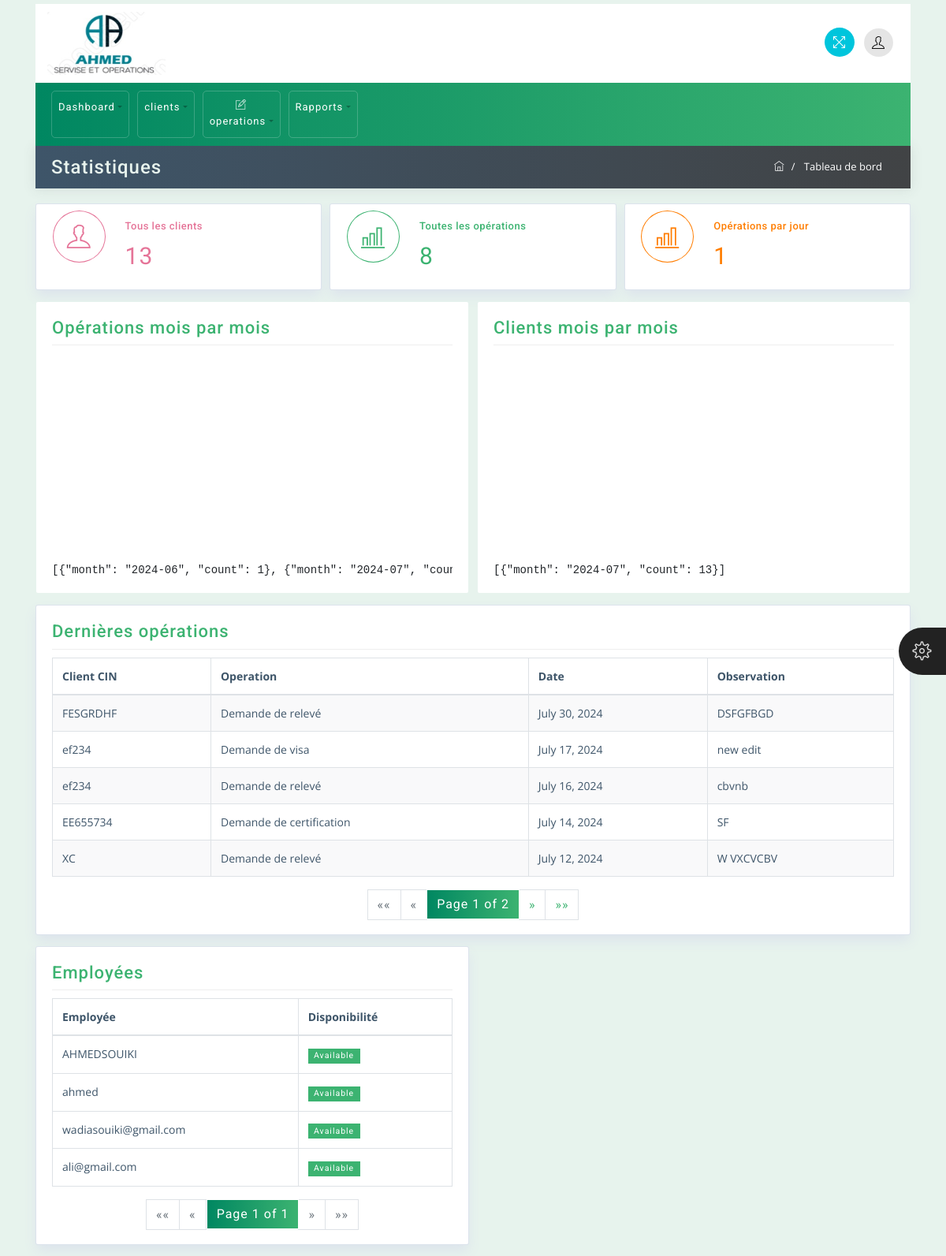
/dashboard/, run on the app's committed database.
### employe/models.py (models this page shows, shortened)
class Operation(models.Model):
    client_id = models.CharField(max_length=100)
    operation = models.CharField(max_length=100)
    operation_date = models.DateField(default=timezone.now)
    observation = models.TextField()
    piece_jointe = models.FileField(upload_to='piece_jointe/')
    confirmed = models.BooleanField(default=False)

class Employee(models.Model):
    user = models.OneToOneField(User, on_delete=models.CASCADE)
    profile_picture = models.ImageField(blank=True, null=True)

### employe/views.py (the view)
# urls.py: path('dashboard/', views.DashboardView.as_view(), name='base'),
class DashboardView(TemplateView):
    template_name = 'dashboard.html'
    def get_context_data(self, **kwargs):
        context = super().get_context_data(**kwargs)
        operations_list = Operation.objects.order_by('-operation_date')
        paginator_operations = Paginator(operations_list, 5)  # Show 5 operations per page
        page_number_operations = self.request.GET.get('page_operations')
        page_obj_operations = paginator_operations.get_page(page_number_operations)
        context['page_obj_operations'] = page_obj_operations
        employees_list = Employee.objects.all()
        paginator_employees = Paginator(employees_list, 10)  # Show 10 employees per page
        page_number_employees = self.request.GET.get('page_employees')
        page_obj_employees = paginator_employees.get_page(page_number_employees)
        context['page_obj_employees'] = page_obj_employees
        context['clients_count'] = Client.objects.count()
        total_operations = Operation.objects.count()
        operations_per_day = Operation.objects.filter(operation_date=timezone.now().date()).count()
        operations_by_month = Operation.objects.extra(select={'month': "strftime('%Y-%m', operation_date)"}).values('month').annotate(count=Count('id')).order_by('month')
        operations_by_month = list(operations_by_month)
        context['operations_by_month'] = json.dumps(operations_by_month)
        clients_by_month = Client.objects.extra(select={'month': "strftime('%Y-%m', created_date)"}).values('month').annotate(count=Count('id')).order_by('month')
        clients_by_month = list(clients_by_month)
        context['clients_by_month'] = json.dumps(clients_by_month)
        context['total_operations'] = total_operations
        context['operations_per_day'] = operations_per_day
        return context

### employe/templates/dashboard.html (shortened to what this page needs)
{% extends 'base.html' %}
{% block content %}
<div class="container mt-0">
    <div class="row breadcrumb-bar">
        <div class="col-md-6">
            <h3 class="block-title">Statistiques
            </h3>
        </div>
        <div class="col-md-6">
            <ol class="breadcrumb">
                <li class="breadcrumb-item">
                    <a href="{% url 'employe:base' %}">
                        <span class="ti-home"></span>
                    </a>
                </li>
                <li class="breadcrumb-item active">
                    Tableau de bord</li>
            </ol>
        </div>
    </div>
</div>
<div class="container home">
    <div class="row">
        <div class="col-md-4">
            <div class="widget-area proclinic-box-shadow color-red">
                <div class="widget-left">
                    <span class="ti-user"></span>
                </div>
                <div class="widget-right">
                    <h4 class="wiget-title">Tous les clients
                    </h4>
                    <span class="numeric color-red">{{ clients_count }}</span>
                </div>
            </div>
        </div>
        <div class="col-md-4">
            <div class="widget-area proclinic-box-shadow color-green">
                <div class="widget-left">
                    <span class="ti-bar-chart"></span>
                </div>
                <div class="widget-right">
                    <h4 class="wiget-title">Toutes les opérations
                    </h4>
                    <span class="numeric color-green">{{ total_operations }}</span>
                </div>
            </div>
        </div>
        <div class="col-md-4">
            <div class="widget-area proclinic-box-shadow color-yellow">
                <div class="widget-left">
                    <span class="ti-bar-chart"></span>
                </div>
                <div class="widget-right">
                    <h4 class="wiget-title">Opérations par jour
                    </h4>
                    <span class="numeric color-yellow">{{ operations_per_day }}</span>
                </div>
            </div>
        </div>
    </div>
    <div class="row">
        <div class="col-md-6">
            <div class="widget-area-2">
                <h3 class="widget-title">Opérations mois par mois</h3>
                <div id="lineMorris" class="chart-home"></div>
                <pre id="operations-data" style="display:none;">{{ operations_by_month|safe }}</pre>
            </div>
        </div>
        <div class="col-md-6">
            <div class="widget-area-2">
                <h3 class="widget-title">Clients mois par mois</h3>
                <div id="barMorris" class="chart-home"></div>
                <pre id="clients-data" style="display:none;">{{ clients_by_month|safe }}</pre>
            </div>
        </div>
    </div>
    <div class="row">
        <div class="col-md-12">
            <div class="widget-area-2 proclinic-box-shadow">
                <h3 class="widget-title">Dernières opérations
                </h3>
                <div class="table-responsive">
                    <table class="table table-bordered table-striped">
                        <thead>
                            <tr>
                                <th>Client CIN</th>
                                <th>Operation</th>
                                <th>Date</th>
                                <th>Observation</th>
                            </tr>
                        </thead>
                        <tbody>
                            {% for operation in page_obj_operations %}
                            <tr>
                                <td>{{ operation.client_id }}</td>
                                <td>{{ operation.operation }}</td>
                                <td>{{ operation.operation_date }}</td>
                                <td>{{ operation.observation }}</td>
                            </tr>
                            {% endfor %}
                        </tbody>
                    </table>
                    <nav aria-label="Page navigation">
                        <ul class="pagination justify-content-center">
                            {% if page_obj_operations.has_previous %}
                                <li class="page-item">
                                    <a class="page-link" href="?page_operations=1" aria-label="First">
                                        <span aria-hidden="true">&laquo;&laquo;</span>
                                        <span class="sr-only">First</span>
                                    </a>
                                </li>
                                <li class="page-item">
                                    <a class="page-link" href="?page_operations={{ page_obj_operations.previous_page_number }}" aria-label="Previous">
                                        <span aria-hidden="true">&laquo;</span>
                                        <span class="sr-only">Previous</span>
                                    </a>
                                </li>
                            {% else %}
                                <li class="page-item disabled">
                                    <a class="page-link" href="#" aria-label="First">
                                        <span aria-hidden="true">&laquo;&laquo;</span>
                                    </a>
                                </li>
                                <li class="page-item disabled">
                                    <a class="page-link" href="#" aria-label="Previous">
                                        <span aria-hidden="true">&laquo;</span>
                                    </a>
                                </li>
                            {% endif %}
                            <li class="page-item active"><span class="page-link">Page {{ page_obj_operations.number }} of {{ page_obj_operations.paginator.num_pages }}</span></li>
                            {% if page_obj_operations.has_next %}
                                <li class="page-item">
                                    <a class="page-link" href="?page_operations={{ page_obj_operations.next_page_number }}" aria-label="Next">
                                        <span aria-hidden="true">&raquo;</span>
                                    </a>
                                </li>
                                <li class="page-item">
                                    <a class="page-link" href="?page_operations={{ page_obj_operations.paginator.num_pages }}" aria-label="Last">
                                        <span aria-hidden="true">&raquo;&raquo;</span>
                                    </a>
                                </li>
                            {% endif %}
                        </ul>
                    </nav>
                </div>
            </div>
        </div>
    </div>
    <div class="row">
        <div class="col-md-6">
            <div class="widget-area-2 progress-status proclinic-box-shadow">
                <h3 class="widget-title">Employées</h3>
                <div class="table-responsive">
                    <table class="table table-bordered">
                        <thead>
                            <tr>
                                <th>Employée</th>
                                <th>Disponibilité</th>
                            </tr>
                        </thead>
                        <tbody>
                            {% for employee in page_obj_employees %}
                            <tr>
                                <td>{{ employee.user.username }}</td>
                                <td>
                                    <span class="badge badge-success">Available</span>
                                </td>
                            {% endfor %}
                        </tbody>
                    </table>
                    <nav aria-label="Page navigation">
                        <ul class="pagination justify-content-center">
                            {% if page_obj_employees.has_previous %}
                                <li class="page-item">
                                    <a class="page-link" href="?page_employees=1" aria-label="First">
                                        <span aria-hidden="true">&laquo;&laquo;</span>
                                        <span class="sr-only">First</span>
                                    </a>
                                </li>
                                <li class="page-item">
                                    <a class="page-link" href="?page_employees={{ page_obj_employees.previous_page_number }}" aria-label="Previous">
                                        <span aria-hidden="true">&laquo;</span>
                                        <span class="sr-only">Previous</span>
                                    </a>
                                </li>
                            {% else %}
                                <li class="page-item disabled">
                                    <a class="page-link" href="#" aria-label="First">
                                        <span aria-hidden="true">&laquo;&laquo;</span>
                                    </a>
                                </li>
                                <li class="page-item disabled">
                                    <a class="page-link" href="#" aria-label="Previous">
                                        <span aria-hidden="true">&laquo;</span>
                                    </a>
                                </li>
                            {% endif %}
                            <li class="page-item active"><span class="page-link">Page {{ page_obj_employees.number }} of {{ page_obj_employees.paginator.num_pages }}</span></li>
                            {% if page_obj_employees.has_next %}
                                <li class="page-item">
                                    <a class="page-link" href="?page_employees={{ page_obj_employees.next_page_number }}" aria-label="Next">
                                        <span aria-hidden="true">&raquo;</span>
                                        <span class="sr-only">Next</span>
                                    </a>
                                </li>
                                <li class="page-item">
                                    <a class="page-link" href="?page_employees={{ page_obj_employees.paginator.num_pages }}" aria-label="Last">
                                        <span aria-hidden="true">&raquo;&raquo;</span>
                                        <span class="sr-only">Last</span>
                                    </a>
                                </li>
                            {% else %}
                                <li class="page-item disabled">
                                    <a class="page-link" href="#" aria-label="Next">
                                        <span aria-hidden="true">&raquo;</span>
                                    </a>
                                </li>
                                <li class="page-item disabled">
                                    <a class="page-link" href="#" aria-label="Last">
                                        <span aria-hidden="true">&raquo;&raquo;</span>
                                    </a>
                                </li>
                            {% endif %}
                        </ul>
                    </nav>
                </div>
            </div>
        </div>
    </div>
</div>
{% endblock %}

### data on the page
Operation: client_id "FESGRDHF", operation "Demande de relevé", operation_date "July 30, 2024", observation "DSFGFBGD"
Operation: client_id "ef234", operation "Demande de visa", operation_date "July 17, 2024", observation "new edit"
Operation: client_id "ef234", operation "Demande de relevé", operation_date "July 16, 2024", observation "cbvnb"
Operation: client_id "EE655734", operation "Demande de certification", operation_date "July 14, 2024", observation "SF"
Operation: client_id "XC", operation "Demande de relevé", operation_date "July 12, 2024", observation "W VXCVCBV"
Employee: user.username "AHMEDSOUIKI"
Employee: user.username "ahmed"
Employee: user.username "wadiasouiki@gmail.com"
Employee: user.username "ali@gmail.com"

### other printed values
{{ clients_count }} "13"
{{ total_operations }} "8"
{{ operations_per_day }} "1"
{{ operations_by_month|safe }} "[{\"month\": \"2024-06\", \"count\": 1}, {\"month\": \"2024-07\",…"
{{ clients_by_month|safe }} "[{\"month\": \"2024-07\", \"count\": 13}]"
{{ page_obj_operations.number }} "1"
{{ page_obj_operations.paginator.num_pages }} "2"
{{ page_obj_employees.number }} "1"
{{ page_obj_employees.paginator.num_pages }} "1"
